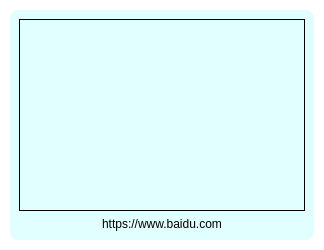
<?xml version="1.0" encoding="UTF-8"?>
<ui version="4.0">
 <class>Tab_Thumbnail_Widget</class>
 <widget class="QWidget" name="Tab_Thumbnail_Widget">
  <property name="geometry">
   <rect>
    <x>0</x>
    <y>0</y>
    <width>324</width>
    <height>250</height>
   </rect>
  </property>
  <property name="windowTitle">
   <string>Form</string>
  </property>
  <property name="styleSheet">
   <string notr="true">.QWidget{
background-color:white;
}</string>
  </property>
  <layout class="QHBoxLayout" name="horizontalLayout">
   <property name="leftMargin">
    <number>10</number>
   </property>
   <property name="topMargin">
    <number>10</number>
   </property>
   <property name="rightMargin">
    <number>10</number>
   </property>
   <property name="bottomMargin">
    <number>10</number>
   </property>
   <item>
    <widget class="QFrame" name="frameShadow">
     <property name="styleSheet">
      <string notr="true">.QFrame{
background-color:#E1FFFF;
border-radius:8px;
}</string>
     </property>
     <property name="frameShape">
      <enum>QFrame::StyledPanel</enum>
     </property>
     <property name="frameShadow">
      <enum>QFrame::Raised</enum>
     </property>
     <layout class="QVBoxLayout" name="verticalLayout" stretch="5,0">
      <property name="spacing">
       <number>6</number>
      </property>
      <property name="leftMargin">
       <number>9</number>
      </property>
      <property name="topMargin">
       <number>9</number>
      </property>
      <property name="rightMargin">
       <number>9</number>
      </property>
      <property name="bottomMargin">
       <number>9</number>
      </property>
      <item>
       <widget class="QLabel" name="labelPix">
        <property name="styleSheet">
         <string notr="true">border:1px solid black;</string>
        </property>
        <property name="text">
         <string/>
        </property>
        <property name="alignment">
         <set>Qt::AlignCenter</set>
        </property>
       </widget>
      </item>
      <item>
       <widget class="QLabel" name="labelDesc">
        <property name="text">
         <string>https://www.baidu.com</string>
        </property>
        <property name="alignment">
         <set>Qt::AlignCenter</set>
        </property>
       </widget>
      </item>
     </layout>
    </widget>
   </item>
  </layout>
 </widget>
 <resources/>
 <connections/>
</ui>
